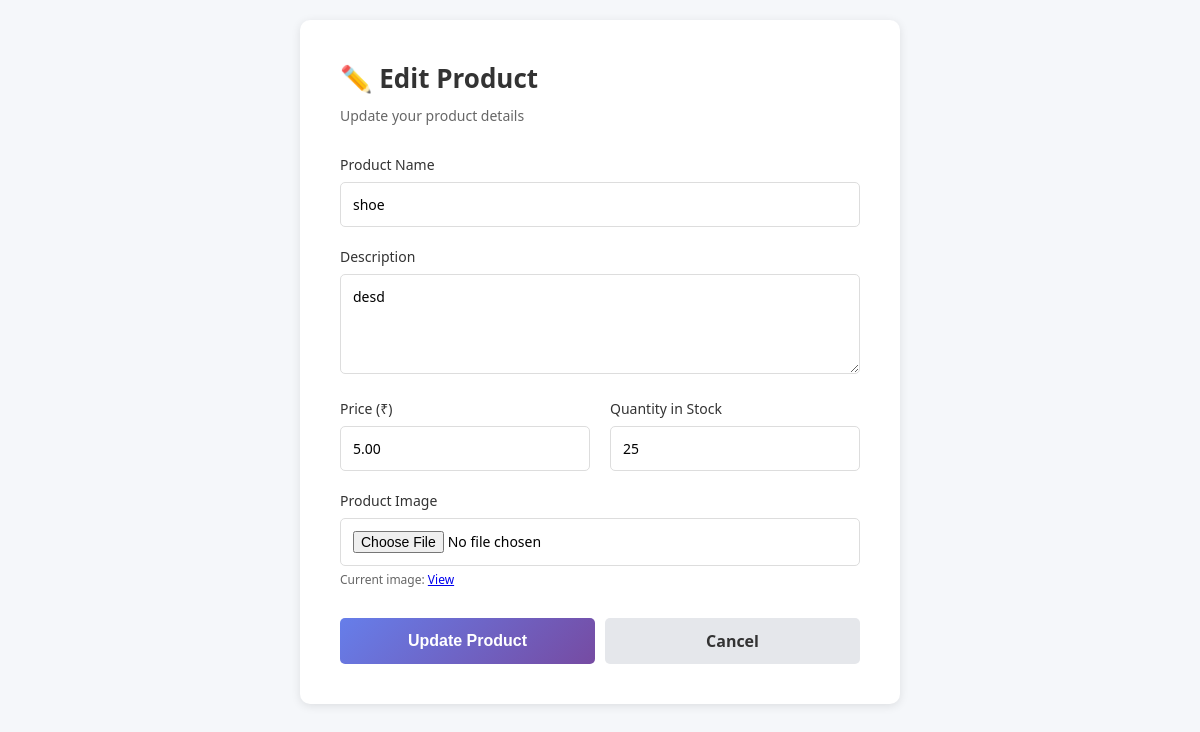
Screenshot of /products/1/edit/ (signed in) with the database file from the repository.
### ecommapp/models.py (models this page shows, shortened)
class Product(models.Model):
    STATUS_CHOICES = [
        ('active', 'Active'),
        ('inactive', 'Inactive'),
    ]
    vendor = models.ForeignKey(VendorProfile, on_delete=models.CASCADE, related_name='products')
    name = models.CharField(max_length=200)
    description = models.TextField()
    price = models.DecimalField(max_digits=10, decimal_places=2)
    quantity = models.IntegerField()
    image = models.ImageField(upload_to='products/', blank=True, null=True)
    status = models.CharField(max_length=20, choices=STATUS_CHOICES, default='active')
    is_blocked = models.BooleanField(default=False)
    blocked_reason = models.TextField(blank=True, null=True)
    created_at = models.DateTimeField(default=timezone.now)
    updated_at = models.DateTimeField(auto_now=True)
    class Meta:
        ordering = ['-created_at']

### ecommapp/views.py (the view, shortened to what this page needs)
# urls.py: path('products/<int:product_id>/edit/', views.edit_product_view, name='edit_product'),
@login_required(login_url='login')
def edit_product_view(request, product_id):
    try:
        vendor = request.user.vendor_profile
    except VendorProfile.DoesNotExist:
        return redirect('login')
    if vendor.approval_status != 'approved':
        return redirect('approval_status')
    product = get_object_or_404(Product, id=product_id, vendor=vendor)
    return render(request, 'edit_product.html', {
        'vendor': vendor,
        'product': product
    })

### ecommapp/templates/edit_product.html (shortened to what this page needs)
<!DOCTYPE html>
<html lang="en">
<head>
</head>
<body>
    <div class="form-container">
        <div class="form-header">
            <h1>✏️ Edit Product</h1>
            <p>Update your product details</p>
        </div>
        <form method="POST" enctype="multipart/form-data">
            <div class="form-group">
                <label for="name">Product Name</label>
                <input type="text" id="name" name="name" value="{{ product.name }}" required>
            </div>
            <div class="form-group">
                <label for="description">Description</label>
                <textarea id="description" name="description" required>{{ product.description }}</textarea>
            </div>
            <div class="form-row">
                <div class="form-group">
                    <label for="price">Price (₹)</label>
                    <input type="number" id="price" name="price" step="0.01" value="{{ product.price }}" required>
                </div>
                <div class="form-group">
                    <label for="quantity">Quantity in Stock</label>
                    <input type="number" id="quantity" name="quantity" min="0" value="{{ product.quantity }}" required>
                </div>
            </div>
            <div class="form-group">
                <label for="image">Product Image</label>
                <input type="file" id="image" name="image" accept="image/*">
                {% if product.image %}
                <p style="color: #666; font-size: 12px; margin-top: 5px;">
                    Current image: <a href="{{ product.image.url }}" target="_blank">View</a>
                </p>
                {% endif %}
            </div>
            <div class="button-group">
                <button type="submit" class="submit-btn">Update Product</button>
                <a href="{% url 'vendor_home' %}" class="cancel-btn">Cancel</a>
            </div>
        </form>
    </div>
</body>
</html>

### ecommapp/templates/edit_product.html (style rules this page uses)
* { margin: 0; padding: 0; box-sizing: border-box; }
body { font-family: 'Segoe UI', Tahoma, Geneva, Verdana, sans-serif; background: #f5f7fa; padding: 20px; }
.form-container { max-width: 600px; margin: 0 auto; background: white; border-radius: 10px; box-shadow: 0 2px 10px rgba(0, 0, 0, 0.1); padding: 40px; }
.form-header { margin-bottom: 30px; }
.form-header h1 { color: #333; font-size: 26px; margin-bottom: 10px; }
.form-header p { color: #666; font-size: 14px; }
.form-group { margin-bottom: 20px; }
.form-group label { display: block; margin-bottom: 8px; color: #333; font-weight: 500; font-size: 14px; }
.form-group input, .form-group textarea { width: 100%; padding: 12px; border: 1px solid #ddd; border-radius: 5px; font-size: 14px; font-family: inherit; transition: border-color 0.3s; }
.form-group textarea { resize: vertical; min-height: 100px; }
.form-row { display: grid; grid-template-columns: 1fr 1fr; gap: 20px; }
.button-group { display: flex; gap: 10px; margin-top: 30px; }
.submit-btn { flex: 1; padding: 12px; background: linear-gradient(135deg, #667eea 0%, #764ba2 100%); color: white; border: none; border-radius: 5px; font-size: 16px; font-weight: 600; cursor: pointer; transition: transform 0.2s, box-shadow 0.2s; }
.cancel-btn { flex: 1; padding: 12px; background: #e5e7eb; color: #333; border: none; border-radius: 5px; font-size: 16px; font-weight: 600; cursor: pointer; text-decoration: none; display: flex; align-items: center; justify-content: center; transition: background 0.2s; }

### rows the page displays
Product: name "shoe", description "desd", price "5.00", quantity "25"
